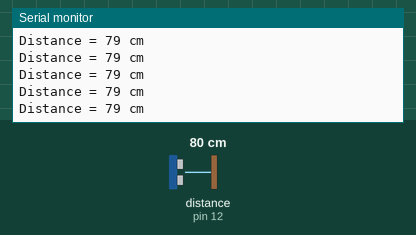
A sketch run on a simulated Arduino Uno, built with avr-gcc and run on an emulated ATmega328P. Shown: the last lines printed to the serial monitor. Wiring (inferred from the names in the program): ultrasonic range finder: trigger pin 11; echo pin 12. The inputs (shaded band) are chosen by the test bench; at power-on: distance to the obstacle (sensor on pin 12) 80 cm. The echo pulse lasts 58.3 µs per cm.

Above: at 1.2 s.
1.3 s: distance to the obstacle (sensor on pin 12) set to 9 cm
At 1.43 s:
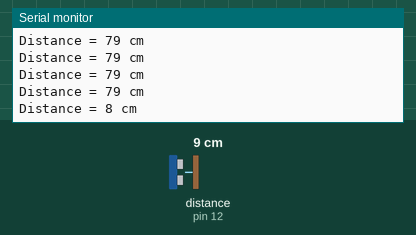
4.3 s: distance to the obstacle (sensor on pin 12) set to 2 cm
At 4.36 s:
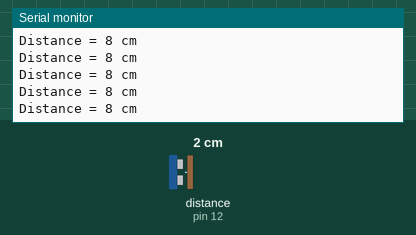
Timing chart, 0 to 7.3 s (numbered marks = the images above; inputs shaded):
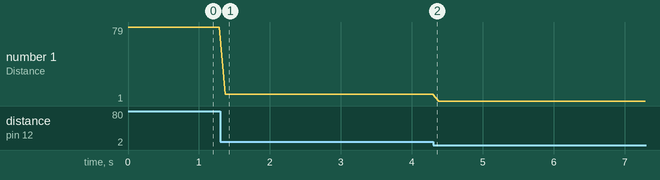

The sketch:

ultrasound1.ino
```cpp
int echoPin     = 12;
int triggerPin  = 11;

void setup() {
  Serial.begin(9600);

  pinMode(echoPin,    INPUT);
  pinMode(triggerPin, OUTPUT);
}

void loop() {
  talk();
  int distance = listenEcho();
  report(distance);

  delay(80);
}

void talk(){
  digitalWrite(triggerPin, LOW);
  delayMicroseconds(2);
  digitalWrite(triggerPin, HIGH);
  delayMicroseconds(10);
  digitalWrite(triggerPin, LOW);
}

long listenEcho(){
  long  duration = pulseIn(echoPin, HIGH);
  return (int) (duration / 2) / 29.1;
}

void report(long distance){
  if (distance > 400 || distance <= 0) {
    Serial.println("Out of range");
    Serial.print("Distance = ");
    Serial.println(distance);
    distance = 400;
  } else {
    Serial.print("Distance = ");
    Serial.print(distance);
    Serial.println(" cm");
  }
}
```

Measured:
- after the input at 1.3 s, the serial monitor: prints a new line after 0.07 s (image 1)
- plotted number 1: 79 → 8 after the input at 1.3 s, 8 → 1 after the input at 4.3 s
